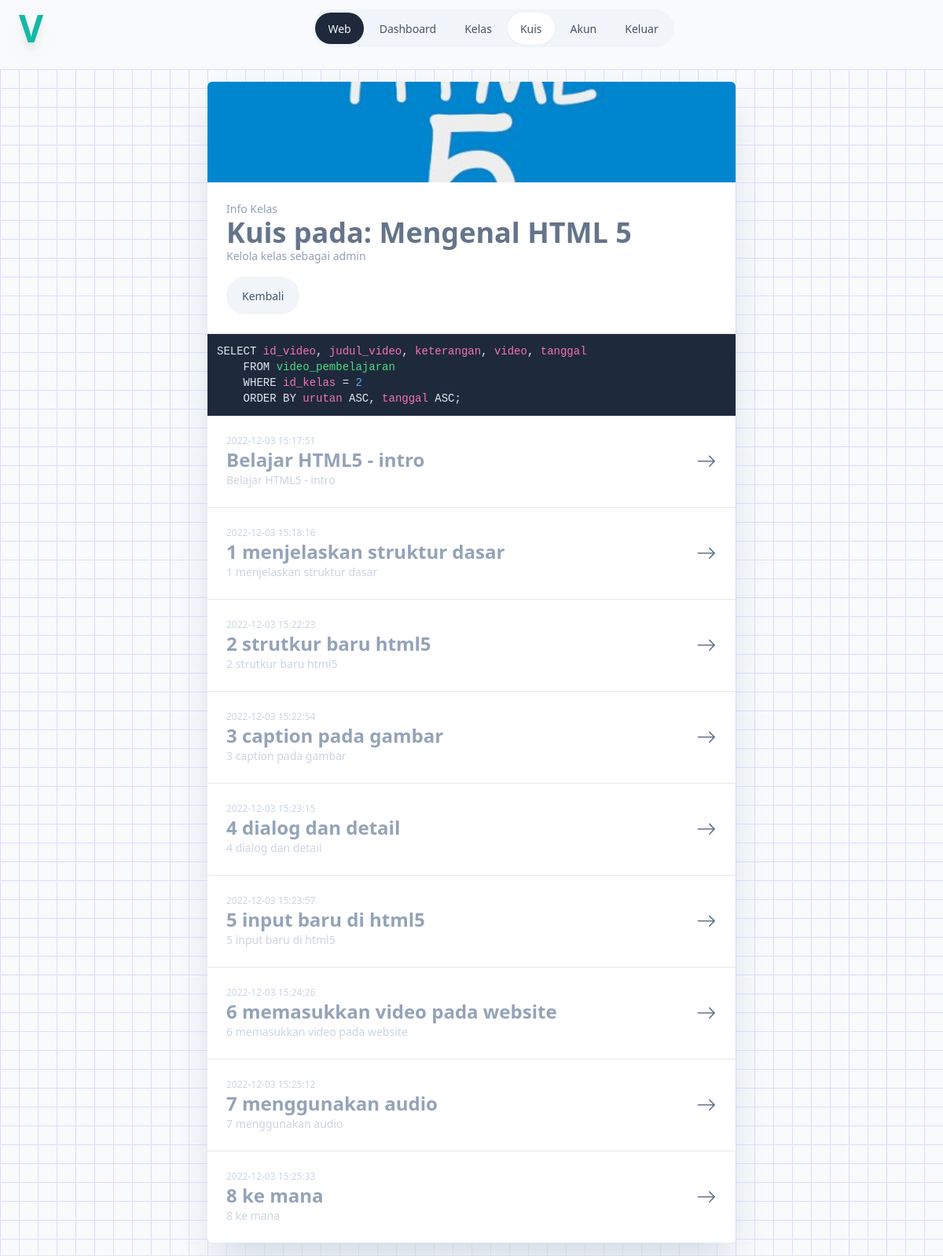
/admin/kuis/info-kelas.php?id_kelas=2 (signed in), run on the app's committed database.
### tables this page shows
CREATE TABLE `kelas` (
  `id_kelas` bigint(20) NOT NULL,
  `nama_kelas` varchar(100) NOT NULL,
  `id_admin` bigint(20) NOT NULL,
  `tanggal` datetime NOT NULL,
  `deskripsi_singkat` varchar(255) DEFAULT NULL,
  `latar` varchar(255) DEFAULT NULL,
  `keterangan` text DEFAULT NULL
);

CREATE TABLE `video_pembelajaran` (
  `id_video` bigint(20) NOT NULL,
  `judul_video` varchar(190) NOT NULL,
  `id_kelas` bigint(20) NOT NULL,
  `tanggal` datetime NOT NULL,
  `video` varchar(255) NOT NULL,
  `keterangan` text DEFAULT NULL,
  `urutan` bigint(20) NOT NULL DEFAULT 0
);

### admin/kuis/info-kelas.php (the view, shortened to what this page needs)
<?php
require_once "../../sambungan.php";
$query_mengambil_record_kelas = "SELECT id_kelas, nama_kelas, deskripsi_singkat, latar, tanggal FROM kelas WHERE id_kelas = :id_kelas LIMIT 1";
$query = $sambungan->prepare($query_mengambil_record_kelas);
$query->execute([
	'id_kelas' => $_GET['id_kelas']
]);
$kelas = $query->fetchObject();
$query_mengambil_record_quiz = "SELECT
	a.id_video,
	a.judul_video,
	a.keterangan,
	a.video,
	a.tanggal
	 FROM video_pembelajaran as a
	WHERE a.id_kelas = :id_kelas
ORDER BY a.urutan ASC, a.tanggal ASC";
$query = $sambungan->prepare($query_mengambil_record_quiz);
$query->execute([
	'id_kelas' => $_GET['id_kelas']
]);
?>
<!DOCTYPE html>
<html lang="en">
<head>
	<script src="/tailwind.js"></script>
</head>
<body class="m-0 p-0 bg-slate-50">
	<div class="grid grid-cols-1 justify-items-center gap-4">
		<?php
		require_once('../navbar.php');
		?>
		<div class="w-full border-b flex justify-center py-4 bg-pattern gap-4 p-4 flex-wrap">
			<div class="w-full max-w-2xl">
				<div class="bg-white rounded-md shadow-2xl shadow-slate-300">
					<div class="p-6 flex justify-between flex-wrap gap-4 bg-cover bg-center bg-no-repeat h-32 rounded-t-md" style="background-image: url('<?= $kelas->latar ?>');">
					</div>
					<div class="p-6 flex border-b justify-between flex-wrap gap-4">
						<div class="">
							<div class="text-sm text-slate-400 group-hover:text-slate-500 max-w-sm">
								Info Kelas
							</div>
							<div class="text-4xl font-black text-slate-500">
								Kuis pada: <?= $kelas->nama_kelas ?>
							</div>
							<div class="text-sm text-slate-400 group-hover:text-slate-500 max-w-sm">
								Kelola kelas sebagai admin
							</div>
						</div>
						<div>
							<div class="p-1 rounded-full bg-slate-100">
								<ul class="flex gap-1">
									<li class="transition-all duration-75 px-4 py-2 rounded-full text-slate-600 hover:text-slate-400">
										<a href="/admin/kuis" class="text-sm">
											Kembali
										</a>
									</li>
								</ul>
							</div>
						</div>
					</div>
					<div class="w-full bg-slate-800">
						<div class="mx-auto max-w-2xl">
							<pre class="text-slate-200 bg-slate-800 rounded-md p-3 text-sm font-mono">
SELECT <code class="text-pink-400">id_video</code>, <code class="text-pink-400">judul_video</code>, <code class="text-pink-400">keterangan</code>, <code class="text-pink-400">video</code>, <code class="text-pink-400">tanggal</code>
	FROM <code class="text-green-400">video_pembelajaran</code>
	WHERE <code class="text-pink-400">id_kelas</code> = <code class="text-blue-400"><?=$_GET['id_kelas'] ?></code>
	ORDER BY <code class="text-pink-400">urutan</code> ASC, <code class="text-pink-400">tanggal</code> ASC;</pre>
						</div>
					</div>
					<div class="">
						<ul class="grid grid-cols-1 divide-y divide-solid">
							<?php
							if ($query->rowCount()) :
								while ($video = $query->fetchObject()) :
							?>
									<li class="flex">
										<a href="/admin/kuis/info-video.php?id_video=<?= $video->id_video ?>" class="p-6 flex h-full hover:bg-slate-50 group gap-6 flex-1">
											<div>
												<div class="text-xs text-slate-300">
													<?= $video->tanggal ?? "-" ?>
												</div>
												<div class="text-2xl font-black text-slate-400 group-hover:text-slate-500">
													<?= $video->judul_video ?>
												</div>
												<div class="text-sm text-slate-300">
													<?= $video->keterangan ?? "-" ?>
												</div>
											</div>
											<div class="fill-slate-500 ml-auto">
												<div class="flex h-full justify-center items-center">
													<svg xmlns="http://www.w3.org/2000/svg" width="1.6rem" height="1.6rem" class="bi bi-arrow-right" viewBox="0 0 16 16">
														<path fill-rule="evenodd" d="M1 8a.5.5 0 0 1 .5-.5h11.793l-3.147-3.146a.5.5 0 0 1 .708-.708l4 4a.5.5 0 0 1 0 .708l-4 4a.5.5 0 0 1-.708-.708L13.293 8.5H1.5A.5.5 0 0 1 1 8z" />
													</svg>
												</div>
											</div>
										</a>
									</li>
								<?php
								endwhile;
							endif;
							?>
						</ul>
					</div>
				</div>
			</div>
		</div>
	</div>
</body>
</html>

### admin/kuis/info-kelas.php (style rules this page uses)
.bg-pattern { background-color: rgba(244, 244, 255, 0); background-image: linear-gradient(#dbddff 1.2000000000000002px, transparent 1.2000000000000002px), linear-gradient(to right, #dbddff 1.2000000000000002px, rgba(244, 244, 255, 0) 1.2000000000000002px); background-size: 24px 24px; }

### data on the page
kelas: latar (picture), nama_kelas "Mengenal HTML 5"
video_pembelajaran: tanggal "2022-12-03 15:17:51", judul_video "Belajar HTML5 - intro", keterangan "Belajar HTML5 - intro"
video_pembelajaran: tanggal "2022-12-03 15:18:16", judul_video "1 menjelaskan struktur dasar", keterangan "1 menjelaskan struktur dasar"
video_pembelajaran: tanggal "2022-12-03 15:22:23", judul_video "2 strutkur baru html5", keterangan "2 strutkur baru html5"
video_pembelajaran: tanggal "2022-12-03 15:22:54", judul_video "3 caption pada gambar", keterangan "3 caption pada gambar"
video_pembelajaran: tanggal "2022-12-03 15:23:15", judul_video "4 dialog dan detail", keterangan "4 dialog dan detail"
video_pembelajaran: tanggal "2022-12-03 15:23:57", judul_video "5 input baru di html5", keterangan "5 input baru di html5"
video_pembelajaran: tanggal "2022-12-03 15:24:26", judul_video "6 memasukkan video pada website", keterangan "6 memasukkan video pada website"
video_pembelajaran: tanggal "2022-12-03 15:25:12", judul_video "7 menggunakan audio", keterangan "7 menggunakan audio"
video_pembelajaran: tanggal "2022-12-03 15:25:33", judul_video "8 ke mana", keterangan "8 ke mana"

### other printed values
$_GET['id_kelas'] "2"
